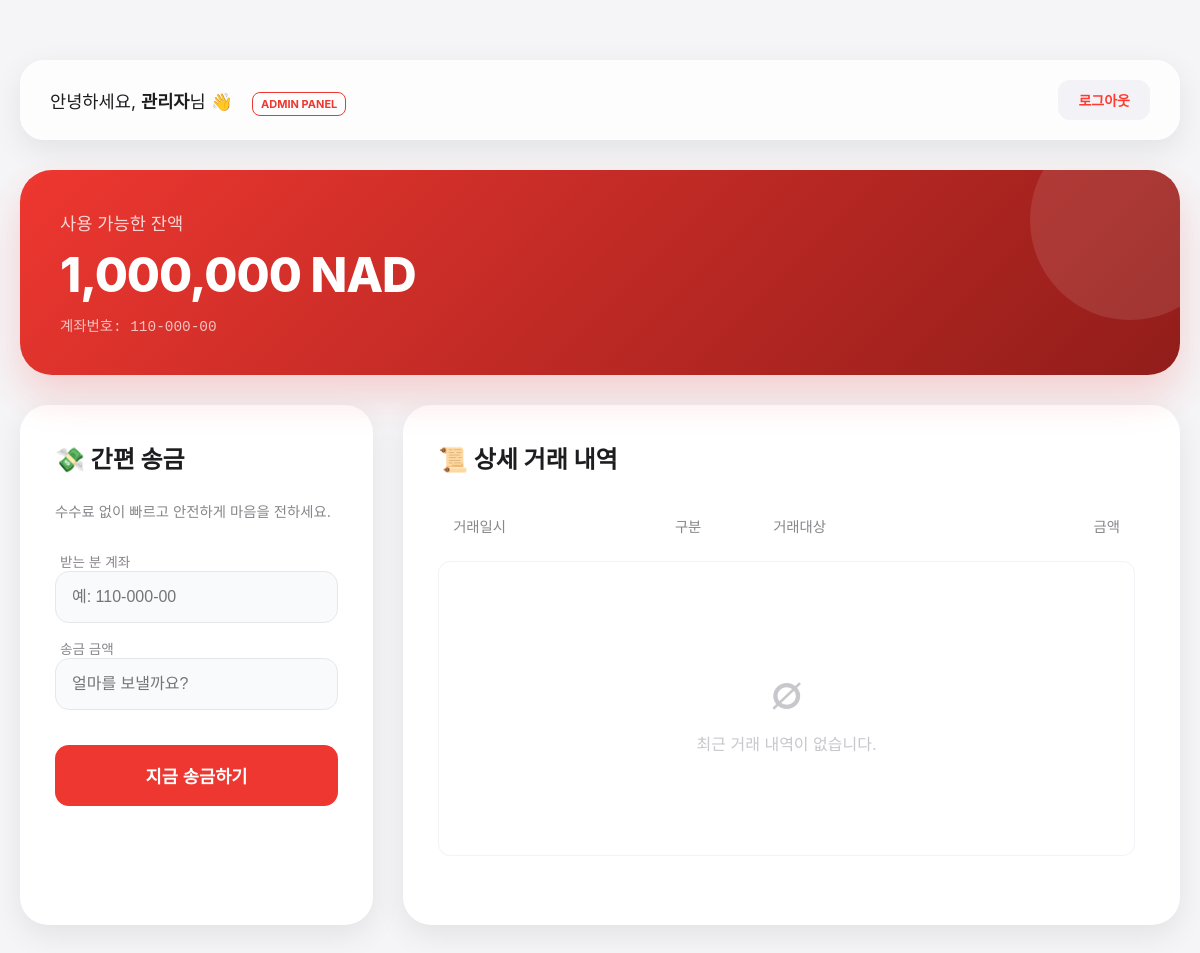
Page /dashboard (signed in) on the earlier database version.
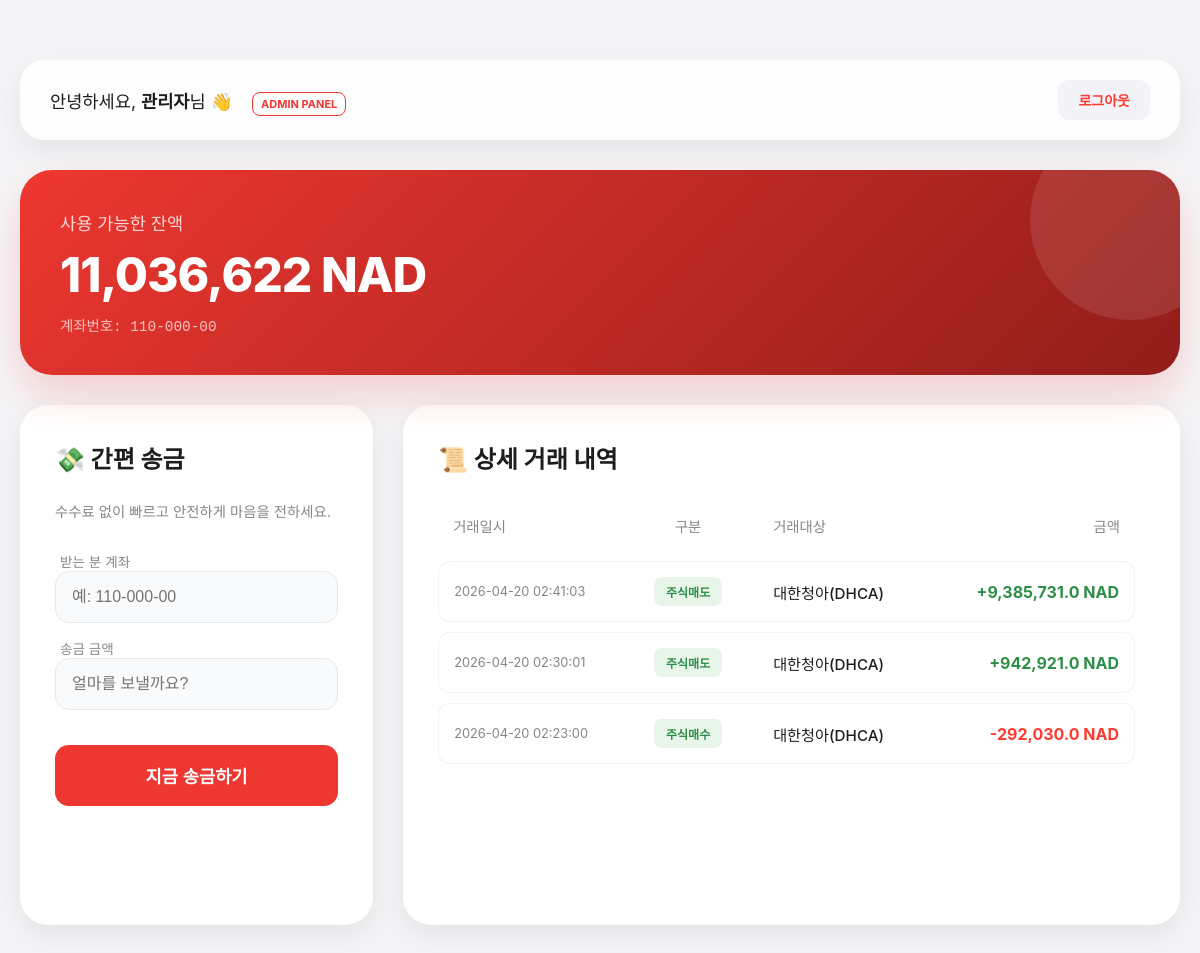
Same page on the later database version.
### app.py (models this page shows)
class User(db.Model):
    id = db.Column(db.Integer, primary_key=True)
    username = db.Column(db.String(80), unique=True, nullable=False)
    password = db.Column(db.String(255), nullable=False)
    name = db.Column(db.String(80), nullable=False)
    account = db.Column(db.String(20), unique=True, nullable=False)
    balance = db.Column(db.Float, default=0.0)
    is_active = db.Column(db.Boolean, default=True) # 계좌 활성화 상태
    history = db.relationship('History', backref='user', lazy=True, cascade="all, delete-orphan")
    portfolios = db.relationship('Portfolio', backref='user', lazy=True, cascade="all, delete-orphan")

class History(db.Model):
    id = db.Column(db.Integer, primary_key=True)
    date = db.Column(db.String(50), nullable=False)
    type = db.Column(db.String(20), nullable=False)
    target = db.Column(db.String(80), nullable=False)
    amount = db.Column(db.Float, nullable=False)
    user_id = db.Column(db.Integer, db.ForeignKey('user.id'), nullable=False)

### app.py (the view)
@app.route('/dashboard')
def dashboard():
    if 'user_id' not in session: return redirect(url_for('index'))
    user, response = require_login()
    if response:
        return response
    return render_template('dashboard.html', user=user)

### app.py (called while the page is built)
def current_user():
    username = session.get('user_id')
    if not username:
        return None
    return User.query.filter_by(username=username).first()

def require_login():
    user = current_user()
    if not user:
        return None, redirect(url_for('index'))
    if not user.is_active:
        session.pop('user_id', None)
        return None, "<script>alert('해당 계좌는 일시 정지 상태입니다.'); location.href='/';</script>"
    return user, None

### templates/dashboard.html (shortened to what this page needs)
<!DOCTYPE html>
<html lang="ko">
<head>
</head>
<body>
    <div class="container">
        <div class="header">
            <div>
                <span style="font-size: 1.1rem;">안녕하세요, <strong>{{ user.name }}</strong>님 👋</span>
                {% if session['user_id'] == 'admin' %}
                    <a href="/admin" style="margin-left: 15px; font-size: 11px; color: var(--main-red); text-decoration: none; border: 1.5px solid var(--main-red); padding: 4px 8px; border-radius: 8px; font-weight: 700;">ADMIN PANEL</a>
                {% endif %}
            </div>
            <a href="/logout" class="logout-btn">로그아웃</a>
        </div>
        <div class="balance-card">
            <div class="balance-label">사용 가능한 잔액</div>
            <div class="balance-amount">{{ "{:,.0f}".format(user.balance) }} NAD</div>
            <div class="account-number">계좌번호: {{ user.account }}</div>
        </div>
        <div class="menu-grid">
            <div class="card">
                <h3>💸 간편 송금</h3>
                <p style="color: #86868b; font-size: 0.9rem; margin-bottom: 30px;">수수료 없이 빠르고 안전하게 마음을 전하세요.</p>
                <form action="/send_money" method="POST">
                    <label style="font-size: 0.85rem; color: #86868b; margin-left: 5px;">받는 분 계좌</label>
                    <input type="text" name="receiver_acc" placeholder="예: 110-000-00" required>
                    <label style="font-size: 0.85rem; color: #86868b; margin-left: 5px;">송금 금액</label>
                    <input type="number" name="amount" placeholder="얼마를 보낼까요?" min="1" step="any" required>
                    <button type="submit" style="margin-top: 20px;">지금 송금하기</button>
                </form>
            </div>
            <div class="card">
                <h3>📜 상세 거래 내역</h3>
                <div style="max-height: 500px; overflow-y: auto; padding-right: 10px;">
                    <table>
                        <thead>
                            <tr>
                                <th>거래일시</th>
                                <th style="text-align: center;">구분</th>
                                <th>거래대상</th>
                                <th style="text-align: right;">금액</th>
                            </tr>
                        </thead>
                        <tbody>
                            {% if user.history %}
                                {% for h in user.history | reverse %}
                                <tr>
                                    <td style="color: #86868b; font-size: 0.8rem;">{{ h.date }}</td>
                                    <td style="text-align: center;">
                                        {% if h.type == '출금' or '회수' in h.type %}
                                            <span class="badge badge-withdraw">{{ h.type }}</span>
                                        {% else %}
                                            <span class="badge badge-deposit">{{ h.type }}</span>
                                        {% endif %}
                                    </td>
                                    <td style="font-weight: 500; font-size: 0.95rem; overflow: hidden; text-overflow: ellipsis; white-space: nowrap;">{{ h.target }}</td>
                                    <td class="{% if h.amount|float < 0 %}text-red{% else %}text-green{% endif %}" style="text-align: right; font-weight: 700;">
                                        {{ "{:+,}".format(h.amount|float) }} NAD
                                    </td>
                                </tr>
                                {% endfor %}
                            {% else %}
                                <tr>
                                    <td colspan="4" style="padding: 100px 0; text-align: center; color: #c7c7cc;">
                                        <div style="font-size: 3rem; margin-bottom: 10px;">∅</div>
                                        최근 거래 내역이 없습니다.
                                    </td>
                                </tr>
                            {% endif %}
                        </tbody>
                    </table>
                </div>
            </div>
        </div>
    </div>
</body>
</html>

Differences in the rows shown:
changed User "관리자": balance "1,000,000" → "11,036,622"
now on this page (row edited): History: date "2026-04-20 02:41:03", type "주식매도", target "대한청아(DHCA)", amount "+9,385,731.0"
now on this page (row edited): History: date "2026-04-20 02:30:01", type "주식매도", target "대한청아(DHCA)", amount "+942,921.0"
now on this page (row edited): History: date "2026-04-20 02:23:00", type "주식매수", target "대한청아(DHCA)", amount "-292,030.0"
Other differences:
text no longer shown: "∅ 최근 거래 내역이 없습니다."
